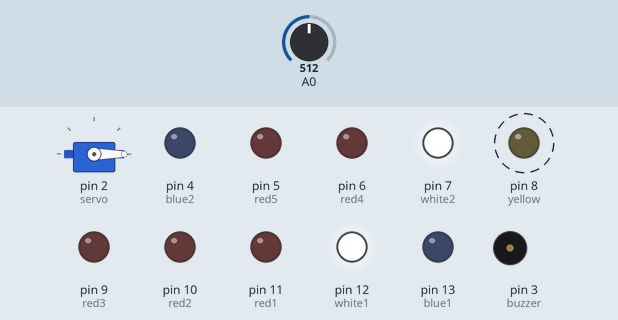
Recording of a sketch running on a simulated Arduino Uno, built with avr-gcc and run on an emulated ATmega328P. On the bench: servo, output pins drawn as LEDs (lit = HIGH), buzzer (waves = sounding). Dashed ring = blinking. Inputs (shaded band) come from the test bench; at power-on: A0 = 512. What the sketch prints to the serial monitor is not drawn.

Above: at 1.12 s.
1.3 s: A0 set to 10
At 1.74 s:
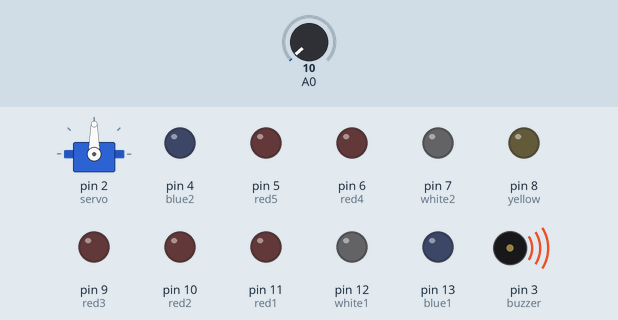
At 2.35 s:
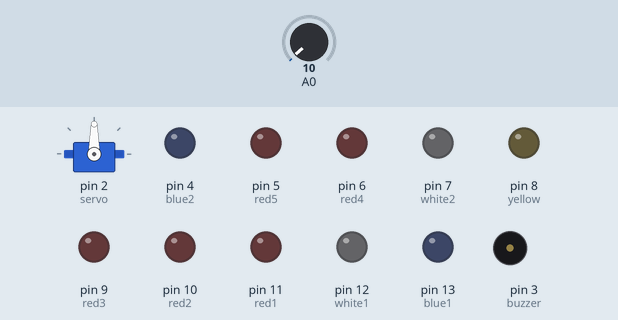
Timing chart, 0 to 2.7 s (numbered marks = the images above; inputs shaded):
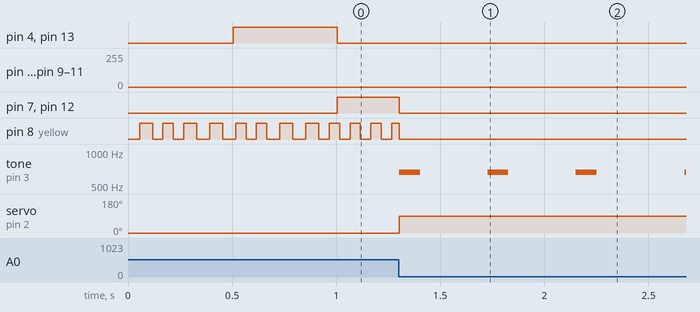

The sketch:

ARDUINO_FinalProject.ino
```cpp
#include<Servo.h>
Servo servo;
int servo_angle = 0;

int coveredPR;
bool boxState = LOW;

const int blue1 = 13;
const int white1 = 12;
const int yellow = 8;
const int white2 = 7;
const int blue2 = 4;

int yellowState = LOW;
unsigned long startTime_yellow = 0;
unsigned long interval_yellow = 50;

int blueState = LOW;
unsigned long startTime_blue = 0;
unsigned long interval_blue = 500;

int whiteState = LOW;
unsigned long startTime_white = 0;
unsigned long interval_white = 1000;

const int red1 = 11;
const int red2 = 10;
const int red3 = 9;
const int red4 = 6;
const int red5 = 5;

unsigned int frequencies[] = {659, 659, 659, 659, 659, 659, 659, 784, 523, 587, 659, 698, 698, 698, 698, 698, 659, 659, 659, 659, 659, 587, 587, 659, 587, 784};
unsigned long durations[] = {150, 150, 250, 150, 150, 250, 150, 150, 150, 150, 450, 150, 150, 150, 150, 150, 150, 150, 100, 100, 150, 150, 150, 150, 250, 250};

const int buzzer = 3;

void setup() {
  Serial.begin(9600);
  servo.attach(2);

  pinMode(blue1, OUTPUT);
  pinMode(white1, OUTPUT);
  pinMode(yellow, OUTPUT);
  pinMode(blue2, OUTPUT);
  pinMode(white2, OUTPUT);
  pinMode(red1, OUTPUT);
  pinMode(red2, OUTPUT);
  pinMode(red3, OUTPUT);
  pinMode(red4, OUTPUT);
  pinMode(red5, OUTPUT);

  pinMode(buzzer, OUTPUT);
}

void loop() {
  Serial.print("Value: ");
  Serial.println(coveredPR);

  coveredPR = analogRead(A0);
  unsigned currentTime = millis();

  if(coveredPR <= 20){
      servo_90();
      boxState = HIGH;
    }else if(coveredPR > 20){
      servo.write(0);
      boxState = LOW;
      }

  if(boxState == LOW){
       if(currentTime - startTime_yellow >= interval_yellow){
         startTime_yellow = currentTime;
           if(yellowState == LOW){
            yellowState = HIGH;
           }else{
           yellowState = LOW;
           }
       }

       if(currentTime - startTime_blue >= interval_blue){
         startTime_blue = currentTime;
           if(blueState == LOW){
            blueState = HIGH;
           }else{
           blueState = LOW;
           }
       }

       if(currentTime - startTime_white >= interval_white){
         startTime_white = currentTime;
           if(whiteState == LOW){
            whiteState = HIGH;
           }else{
           whiteState = LOW;
           }
       }

       Outside_LightsON();
    }else{
       Outside_LightsOFF();
      }

  if(boxState == HIGH){
    for(int i=0; i<sizeof(frequencies)/sizeof(int); i++){
    tone(buzzer, frequencies[i], 100);
      for (int i=0; i<=255; i++){
          analogWrite(red1, i);
          analogWrite(red2, i);
          analogWrite(red3, i);
          analogWrite(red4, i);
          analogWrite(red5, i);
          delay(1);
        }
      for (int i=255; i>=0; i--){
          analogWrite(red1, i);
          analogWrite(red2, i);
          analogWrite(red3, i);
          analogWrite(red4, i);
          analogWrite(red5, i);
        }
         delay(durations[i]-1);
      }
  }else{
      Inside_LightsOFF();
    }

}

void servo_90() {
  servo.write(90);
}

void Outside_LightsON(){
    digitalWrite(yellow, yellowState);
    digitalWrite(blue1, blueState);
    digitalWrite(blue2, blueState);
    digitalWrite(white1, whiteState);
    digitalWrite(white2, whiteState);
  }

void Outside_LightsOFF(){
    digitalWrite(yellow, LOW);
    digitalWrite(blue1, LOW);
    digitalWrite(blue2, LOW);
    digitalWrite(white1, LOW);
    digitalWrite(white2, LOW);
  }

void Inside_LightsOFF(){
    analogWrite(red1, 0);
    analogWrite(red2, 0);
    analogWrite(red3, 0);
    analogWrite(red4, 0);
    analogWrite(red5, 0);
  }
```

Measured:
- after the input at 1.3 s, pin 4 (blue2): stays LOW (without the input it goes to HIGH after 0.22 s); pin 7 (white2): HIGH → LOW after 0.00 s instead of 0.71 s
- by itself, pin 8 (yellow): alternates HIGH for 0.05 s and LOW for 0.05 s
